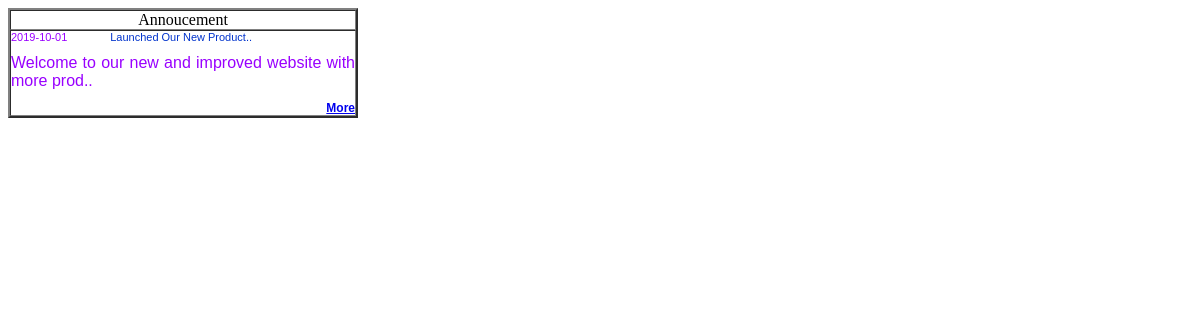
Screenshot of /Static/index.php with the database file from the repository.
### tables this page shows
CREATE TABLE `events_02` (
  `id` int(11) NOT NULL,
  `category` longtext NOT NULL,
  `image1` varchar(250) NOT NULL,
  `image2` varchar(111) NOT NULL,
  `image3` varchar(111) NOT NULL,
  `name` varchar(250) NOT NULL DEFAULT '',
  `status` int(11) NOT NULL DEFAULT 1,
  `pdf_file` varchar(250) NOT NULL DEFAULT '',
  `weblink` varchar(250) NOT NULL DEFAULT '',
  `type` int(11) NOT NULL DEFAULT 2,
  `briefing` varchar(500) NOT NULL,
  `description` longtext NOT NULL,
  `comment_featured` int(2) NOT NULL,
  `date` date NOT NULL DEFAULT '0000-00-00',
  `happening` varchar(250) NOT NULL DEFAULT ''
);

### Static/annoucement_index.php (the view, shortened to what this page needs)
<?
require_once('Connections/pamconnection.php');
$query=mysqli_query($conn, "select * from events_02 where status=1 order by date desc limit 5");
$set=mysqli_fetch_assoc($query);
?>
<!DOCTYPE html PUBLIC "-//W3C//DTD XHTML 1.0 Transitional//EN" "http://www.w3.org/TR/xhtml1/DTD/xhtml1-transitional.dtd">
<html xmlns="http://www.w3.org/1999/xhtml">
<head>
</head>
<link href="css.css" rel="stylesheet" type="text/css">
<body>
<table width="100%" border="0" align="center" cellpadding="0" cellspacing="0">
  <tr>
    <td><table width="100%" border="0" cellpadding="0" cellspacing="0">
      <?php if($set!=''){?>
	  <?php do{?>
      <tr valign="top">
        <td class="news_text" align="left"><?php echo $set['date']?></td>
        <td><table width="100%" border="0" cellpadding="0" cellspacing="0">
          <tr>
              <td class="news_text" align="left"><a href="events_content.php?id=<?php echo base64_encode($set['id'])?>"><?php echo substr($set['name'],0,50).'..';?></a></td>
              </tr>
          </table></td>
      </tr>
      <tr valign="top">
        <td class="news_text" colspan="2" align="left"><?php echo substr($set['description'],0,150).'..';?></td>
      </tr>
       <?php }while($set=mysqli_fetch_assoc($query));} else echo 'No item posted at the moment'?>
    </table>
      <table width="100%" border="0" cellpadding="0" cellspacing="0">
        <tr>
          <td align="right" class="news_more"><a href="events_content.php">more</a></td>
        </tr>
    </table></td>
  </tr>
</table>
</body>
</html>

### Static/css.css (style rules this page uses)
.news_text { font-family:Arial, Helvetica, sans-serif; color:#9900FF; font-size:11px; }
.news_text a:link { font-family:Arial, Helvetica, sans-serif; color:#0033CC; font-size:11px; text-decoration:none; }
.news_more { font-family: Arial, Helvetica, sans-serif; color: #00F; font-size: 12px; font-weight: bold; font-style: normal; line-height: normal; font-variant: normal; text-transform: capitalize; }

### rows the page displays
events_02: date "2019-10-01", name "Launched Our New Product", description "Welcome to our new and improved website with more prod"
